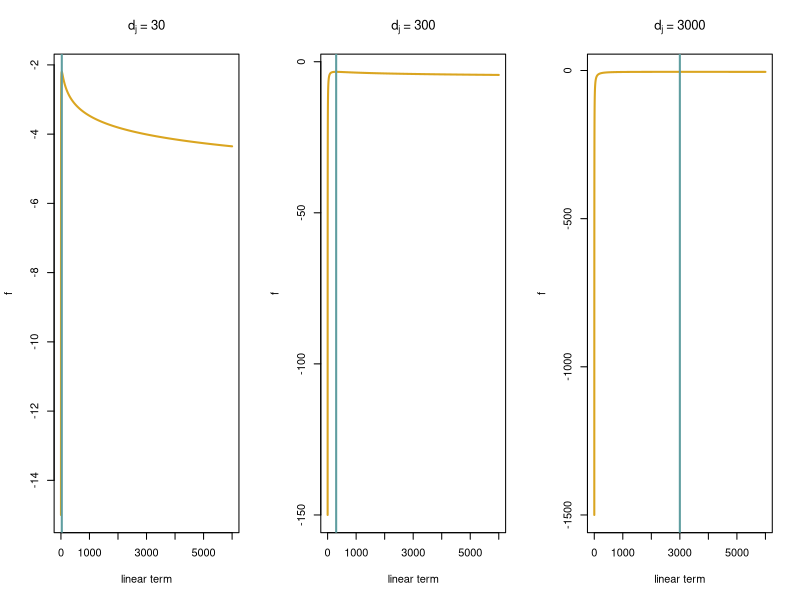
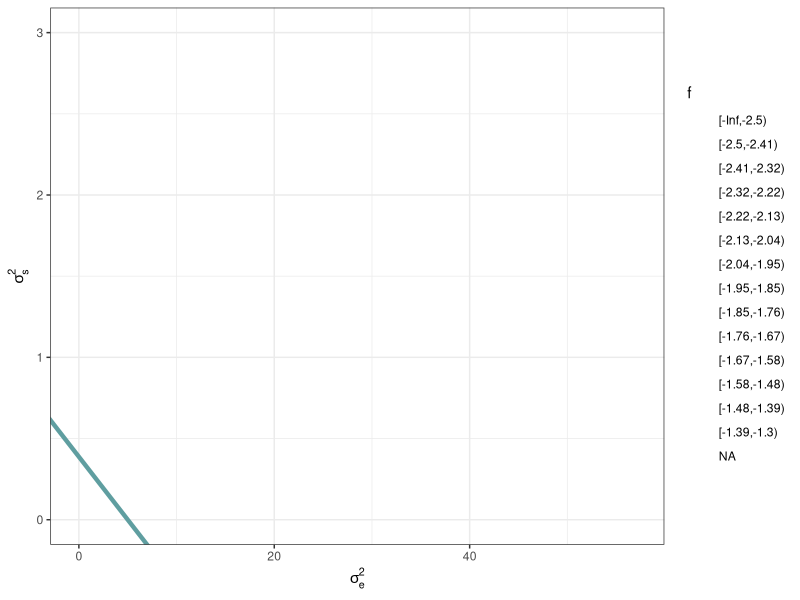
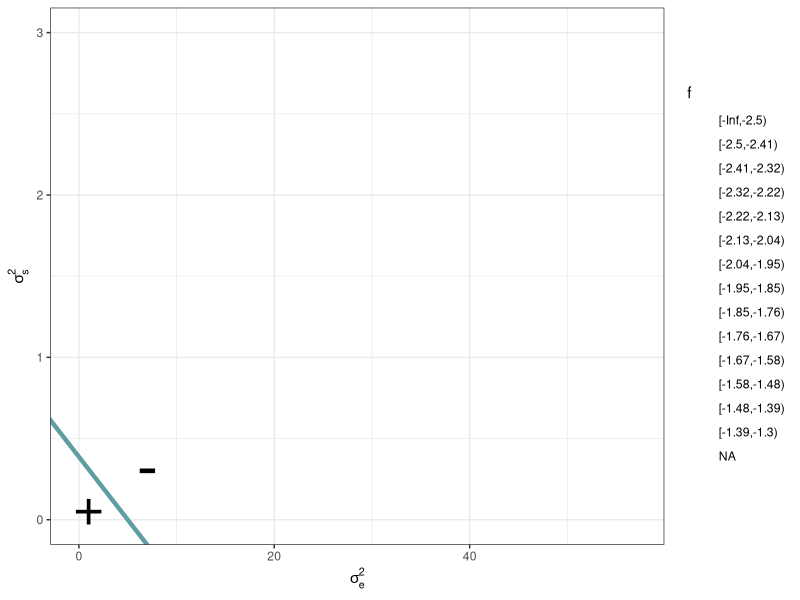
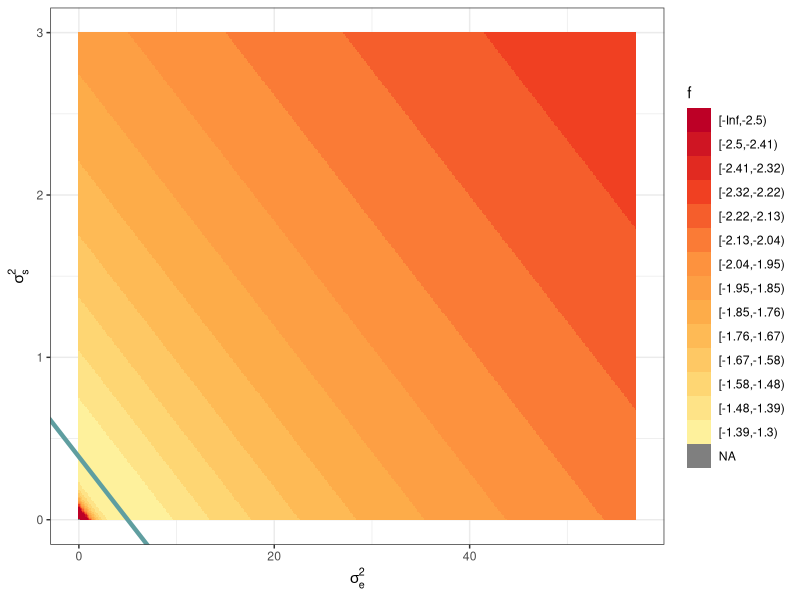
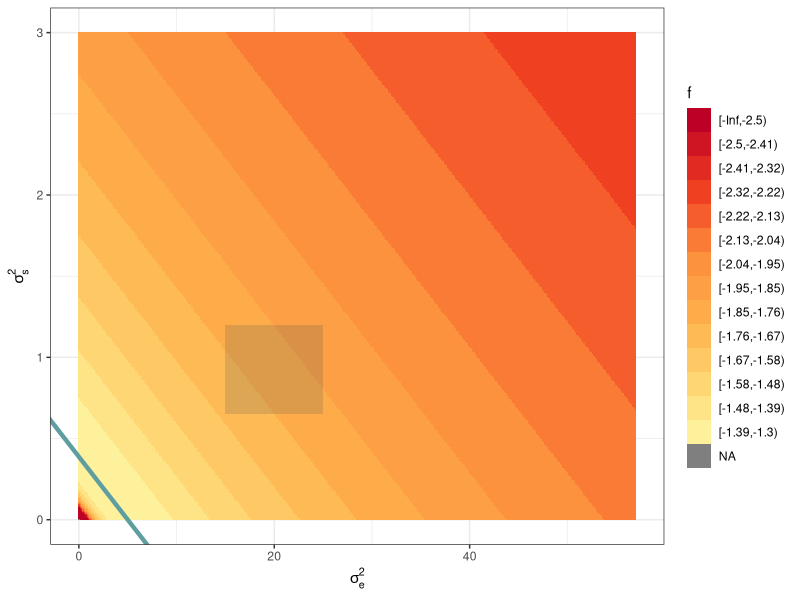
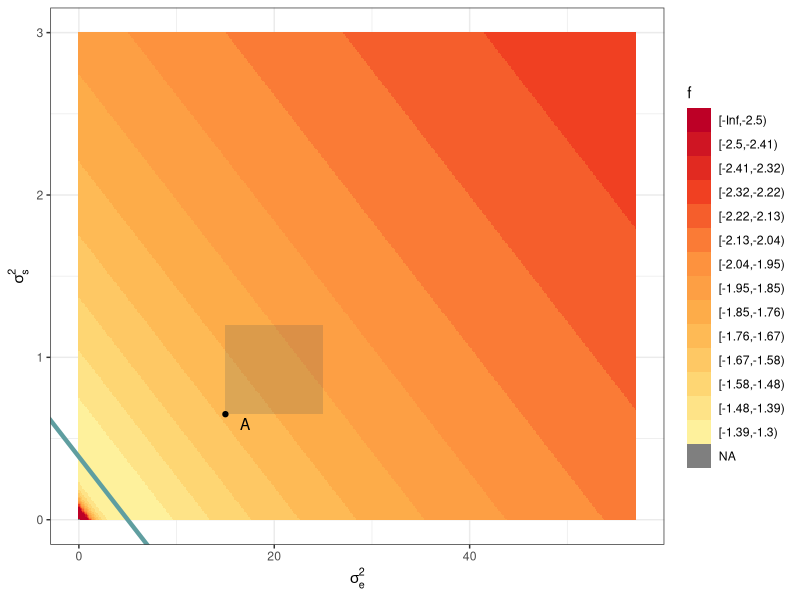
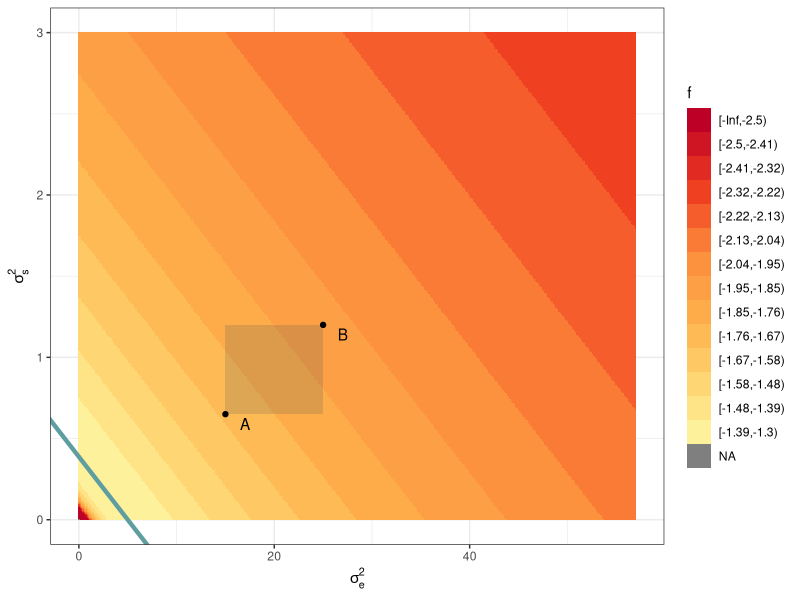
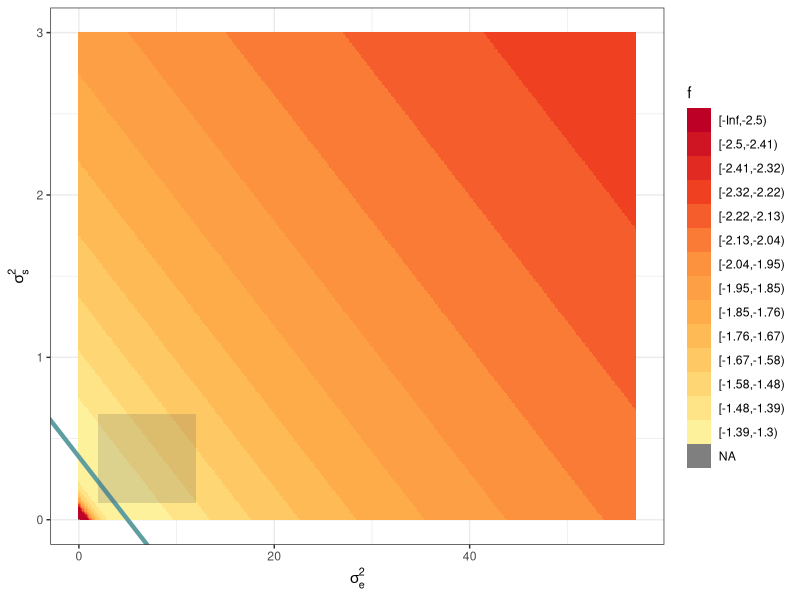

The R script that drew these images, in order:
## ---- chunk 1
library(knitr)
opts_chunk$set(echo = FALSE, cache = TRUE)
## ---- chunk 2
x <- 1:6000
minv <- c(30, 300, 3000)
maxes <- rep(NA, 3)
par(mfrow = c(1, 3))
for(i in 1:3) {
  fx <- -0.5 * (log(x) + minv[i]/x)
  plot(x, fx, type = "n", ylab = "f", xlab = "linear term",
       main = bquote(d[j] ~ "=" ~ .(minv[i])))
  lines(x, fx, col = "goldenrod", lwd = 2)
  abline(v = which.max(fx), col = "cadetblue", lwd = 2)
  maxes[i] <- max(fx)
}
## ---- chunk 3
npix <- 400
a_j <- 12.9
b_j <- 1
c_j <- 1
d_j <- 5
x <- seq(0, 57, length.out = npix)
y <- seq(0, 3, length.out = npix)
fterm <- function(x, y, a_j, b_j) {
  linearterm <- a_j * y + b_j * x
  ifelse(linearterm == 0, NA,
         -0.5 * (c_j * log(linearterm) + d_j/linearterm))
}
z <- outer(x, y, FUN = fterm, a_j = a_j, b_j = b_j)
xyzdf <- data.frame(x = rep(x, npix),
                    y = rep(y, each = npix),
                    z = c(z))

# plot surface in original coordinates
library(ggplot2); library(RColorBrewer)
mypal <- colorRampPalette(brewer.pal(6 , "YlOrRd"))
xyzdf$zbinned <- cut(xyzdf$z,breaks = c(-Inf, seq(-2.5, -1.3, length.out = 14)), right = FALSE)
p <- ggplot(xyzdf) + aes(x = x, y = y, fill = zbinned) +
  scale_fill_manual(values = rev(mypal(15)))+
  labs(x = expression(sigma[e]^2), y = expression(sigma[s]^2), fill = "f") +
  theme_bw()
q <- p + geom_tile(alpha = 0) +
  geom_abline(intercept = d_j / (a_j * c_j), slope = -b_j / a_j, col = "cadetblue", lwd = 1.5)
q
## ---- chunk 4
q + annotate("point", pch = "+", x = 1, y = .05, size = 13) + 
  annotate("point", pch = "-", x = 7, y = .3, size = 16)
## ---- chunk 5
w <- p + geom_tile() +
  geom_abline(intercept = d_j / (a_j * c_j), slope = -b_j / a_j, col = "cadetblue", lwd = 1.5)
w
## ---- chunk 6
w + annotate("rect", xmin = 15, xmax = 25, ymin = .65, ymax = 1.2, alpha = .2)
## ---- chunk 7
b1 <- w + annotate("rect", xmin = 15, xmax = 25, ymin = .65, ymax = 1.2, alpha = .2) +
  annotate("point", x = 15, y = .65) + 
  annotate("text", x = 17, y = .59, label = "A")
b1
## ---- chunk 8
b2 <- b1 + annotate("point", x = 25, y = 1.2) + 
  annotate("text", x = 27, y = 1.14, label = "B")
b2
## ---- chunk 9
b2b <- w + annotate("rect", xmin = 2, xmax = 12, ymin = .1, ymax = .65, alpha = .2)
b2b
## ---- chunk 10
b2b + annotate("point", x = 2, y = .1) + 
  annotate("text", x = 0, y = .12, label = "A") +
  annotate("point", x = 12, y = .65) + 
  annotate("text", x = 14, y = .59, label = "B") +
  annotate("point", x = 2, y = .23) + 
  annotate("text", x = 4, y = .3, label = "C")
## ---- chunk 11
w + annotate("rect", xmin = 15, xmax = 25, ymin = .65, ymax = 1.2, alpha = .2)
## ---- chunk 12
b3 <- w + annotate("rect", xmin = 15, xmax = 19.5, ymin = .65, ymax = .925 - 0.0275, alpha = .2) +
  annotate("rect", xmin = 20.5, xmax = 25, ymin = .65, ymax = .925 - 0.0275, alpha = .2) +
  annotate("rect", xmin = 15, xmax = 19.5, ymin = .925 + 0.0275, ymax = 1.2, alpha = .2) +
  annotate("rect", xmin = 20.5, xmax = 25, ymin = .925 + 0.0275, ymax = 1.2, alpha = .2)
b3
## ---- chunk 13
b4 <- b3 + annotate("point", x = 15, y = .65, col = "cadetblue") +
  annotate("point", x = 20, y = .65, col = "cadetblue") +
  annotate("point", x = 15, y = .925, col = "cadetblue") +
  annotate("point", x = 20, y = .925, col = "cadetblue")
b4
## ---- chunk 14
b4 + annotate("point", x = 20, y = .925, col = "navajowhite") +
  annotate("point", x = 25, y = .925, col = "navajowhite") +
  annotate("point", x = 20, y = 1.2, col = "navajowhite") +
  annotate("point", x = 25, y = 1.2, col = "navajowhite")
## ---- chunk 15
w2 <- p + geom_tile(alpha = 0) +
  annotate("rect", xmin = 15, xmax = 25, ymin = .65, ymax = 1.2, alpha = .2) +
  annotate("point", x = 25, y = 1.2) + 
  annotate("text", x = 27, y = 1.14, label = "B") +
  annotate("point", x = 15, y = .65) + 
  annotate("text", x = 17, y = .59, label = "A")
w2 + annotate("text", x = 11, y = .03, label = "j = 1", size = 4) +
  geom_abline(intercept = d_j / (a_j * c_j), slope = -b_j / a_j, col = "cadetblue", lwd = 1.5)
## ---- chunk 16
w2 + annotate("text", x = 11, y = .03, label = "j = 1", size = 4, col = "grey") +
  geom_abline(intercept = d_j / (a_j * c_j), slope = -b_j / a_j, col = "lightgrey", lwd = 1.5) +
  annotate("text", x = 53, y = .6, size = 4, label = "j = 2") +
  geom_abline(intercept = 1.8, slope = -.018, col = "cadetblue", lwd = 1.5)
